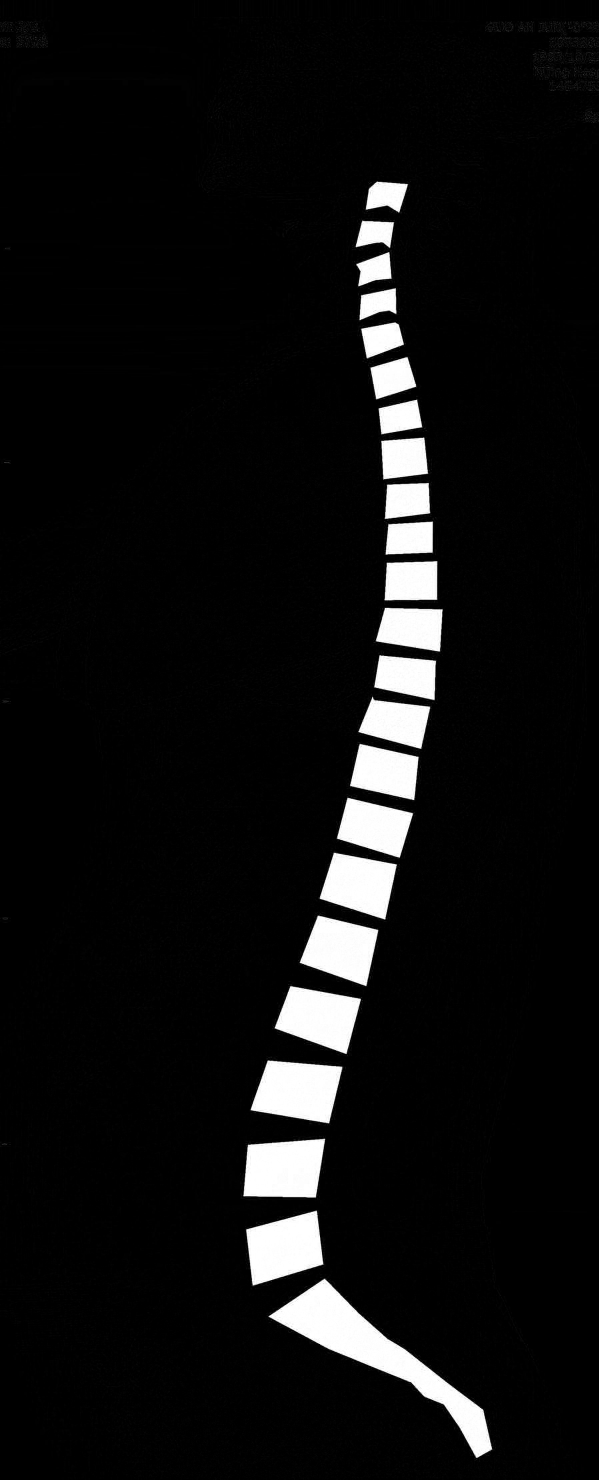
#> input picture saggital/0_label.jpg, 1797 x 4438 px, found by its file name (shown at 1/3 size); its folder holds only this picture in this run
$ python sagittal_plane_cobb.py
#> lines starting #> are read from the running program, lines starting #| are printed output that depends on the picture; after the words box and inside, x2 and y2 are one past the last pixel; in counts of white or black regions, pixels touching at a corner belong together
import cv2 as cv
import os
import numpy as np
from tqdm import tqdm
from math import sqrt
from math import atan
import math

img_dir = ".\saggital"
img_list = os.listdir(img_dir)
print(img_list)
output = ".\\test2"

yellow = (0, 255, 255)
red = (0, 0, 255)
green = (0, 255, 0)
blue = (255, 0, 0)
font = cv.FONT_HERSHEY_COMPLEX
name_list = ['L5', 'L4', 'L3', 'L2', 'L1', 'T12', 'T11', 'T10', 'T9', 'T8', 'T7', 'T6', 'T5', 'T4', 'T3', 'T2', 'T1',
             'C7', 'C6', 'C5', 'C4', 'C3', 'C2', 'C1']
id_t2 = 8
id_t5 = 11
id_t10 = 16
id_l2 = 20

for item in tqdm(img_list):
    file = os.path.join(img_dir, item)
    output_file = os.path.join(output, item)

    im = cv.imread(file)
#> im is the input picture: shape (4438, 1797, 3); min 0, max 255, mean 17
    imgray = cv.cvtColor(im, cv.COLOR_BGR2GRAY)
    ret, thresh = cv.threshold(imgray, 100, 255, 0)
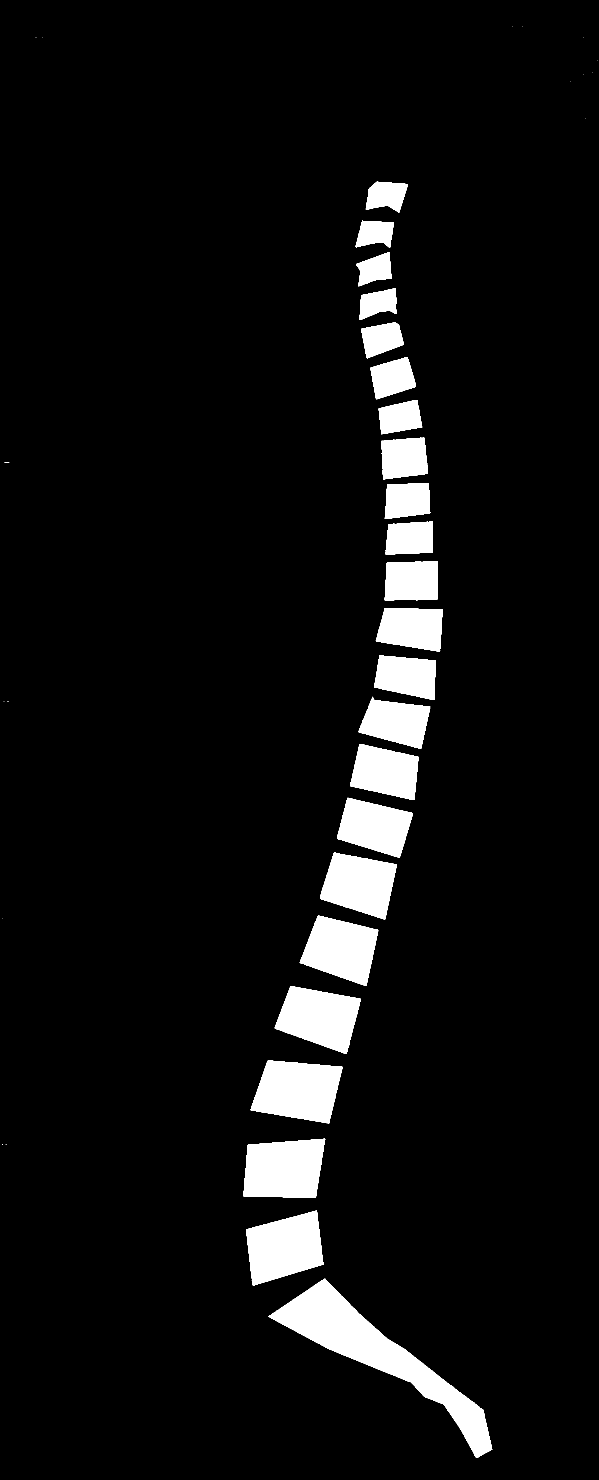
#> thresh: shape (4438, 1797) (shown at 1/3 size); 6.5% white; 39 white regions (16 under 20 px)
    contours, hierarchy = cv.findContours(thresh, cv.RETR_TREE, cv.CHAIN_APPROX_SIMPLE)
#> contours = 39 contours, 16 with area under 20; largest, box (x1, y1, x2, y2) and area: (806, 3836, 1477, 4374) 76496, (752, 3181, 1027, 3370) 37844, (730, 3416, 976, 3593) 36760, (738, 3632, 971, 3856) 36024, (824, 2958, 1083, 3162) 33687

    # 筛选出真正的椎骨
    # 面积过小的不要，最后一个不要
    rect_list = []
    final_contour_info = []
    final_contour = []
    for index in range(len(contours)):
        contour = contours[index]
        area = cv.contourArea(contour)
        if 2000 < area < 40000:
            # print(area)
            M = cv.moments(contour)
            cX = int(M["m10"] / M["m00"])
            cY = int(M["m01"] / M["m00"])
            center = (cX, cY)
            contour_info = {'center': center, 'contour': contour}
            final_contour_info.append(contour_info)
#> this loop made 39 passes
#> (area, cX, cY) on passes 2, 5, 6, 7, 9, 10, 11, 12: (36024, 852, 3742), (36759.5, 851, 3506), (37844.5, 893, 3271), (33687, 957, 3052), (32005.5, 1022, 2847), (30969, 1078, 2652), (26408.5, 1124, 2480), (24363.5, 1156, 2315)
#> after the loop, final_contour_info = 22 items

    # 倒序所有轮廓，并去除最下面的轮廓
    sort_contours = final_contour_info.copy()
#> sort_contours = 22 items
    sort_contours.sort(key=lambda x: x['center'][1], reverse=True)
    # sort_contours = sort_contours[1:]
    # print(len(sort_contours))

    # 将所有脊柱块命名
    new_vertebra = []
    for id in range(len(sort_contours)):
        # 画出轮廓信息和名字
        cv.drawContours(im, sort_contours[id]['contour'], -1, green, 5)
        center = (sort_contours[id]['center'][0] - 50, sort_contours[id]['center'][1])
        im = cv.putText(im, str(name_list[id]), center, cv.FONT_HERSHEY_SIMPLEX, 2, blue, 3)

        # 计算脊柱块的四个点
        cnt = sort_contours[id]['contour']
        approx = cv.approxPolyDP(cnt, 0.009 * cv.arcLength(cnt, True), True)
        n = approx.ravel()  # 变为一维数组
        points = []
        # 都只存四个点
        for i in range(8):
            if i % 2 == 0:
                point = (n[i], n[i + 1])
                points.append(point)
        points.sort(key=lambda x: x[1])  # 四个点按照上下排序
        vertebra = {'name': name_list[id], 'center': sort_contours[id]['center'], 'points': points,
                    'contour': sort_contours[id]['contour']}
        new_vertebra.append(vertebra)
#> this loop made 22 passes
#> (center, n) on passes 1 to 7: ((802, 3742), [950, 3632, 738, 3689, 758, 3855, 970, 3792]), ((801, 3506), [975, 3417, 744, 3434, 730, 3588, 946, 3592]), ((843, 3271), [804, 3181, 752, 3330, 987, 3369, 1026, 3200]), ((907, 3052), [872, 2958, 824, 3084, 1039, 3161, 1082, 2997]), ((972, 2847), [954, 2747, 899, 2887, 1098, 2957, 1134, 2790]), ((1028, 2652), [1000, 2559, 960, 2696, 1154, 2758, 1190, 2593]), ((1074, 2480), [1043, 2393, 1011, 2515, 1199, 2572, 1238, 2440])
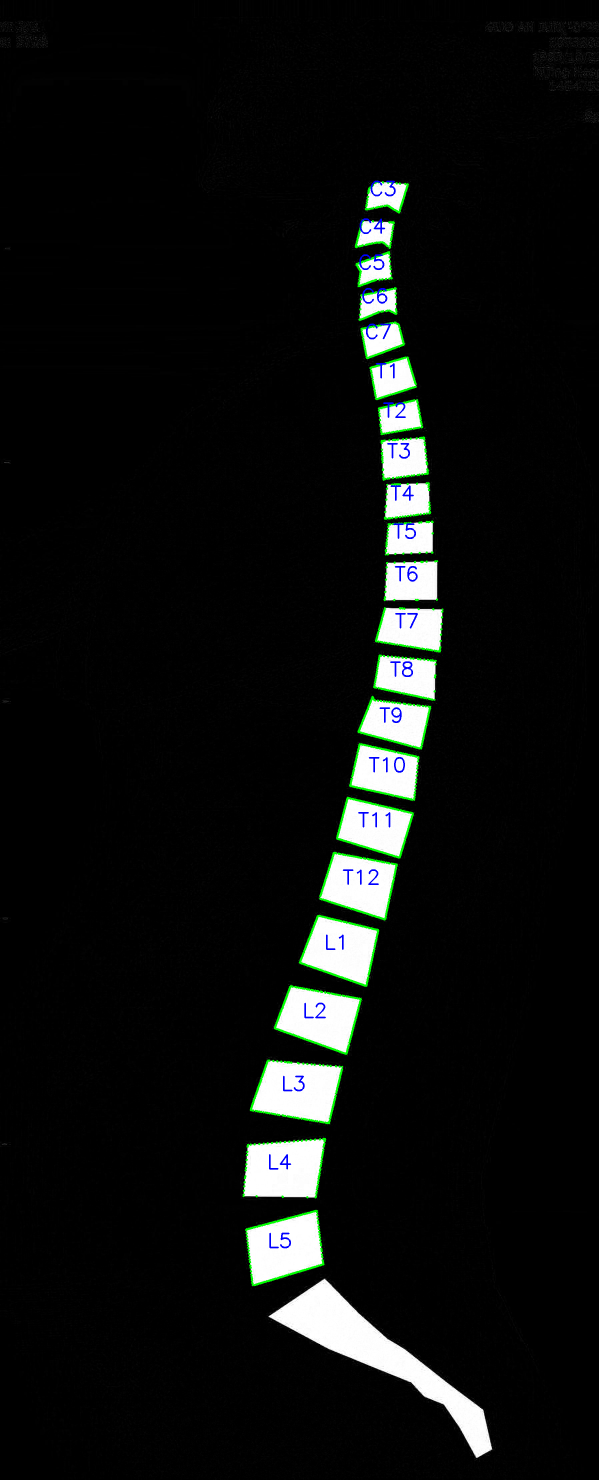
#> im: shape (4438, 1797, 3) (shown at 1/3 size); mean B, G, R 16, 17.3, 15.4
#> after the loop, new_vertebra = 22 items

    calculate_vertebra = []
    for item in new_vertebra:
        if item['name'] == 'T2' or item['name'] == 'T5' or item['name'] == 'T10' or item['name'] == 'L2':
            points = item['points']
            up_slope = (points[0][1] - points[1][1]) / (points[0][0] - points[1][0])
            down_slope = (points[2][1] - points[3][1]) / (points[2][0] - points[3][0])
            cal = {'name': item['name'], 'up_slope': up_slope, 'down_slope': down_slope, 'points':points}
            calculate_vertebra.append(cal)
#> this loop made 22 passes
#> (points, up_slope, down_slope) on passes 4, 8, 13, 16: ([(872, 2958), (1082, 2997), (824, 3084), (1039, 3161)], 0.186, 0.358), ([(1079, 2232), (1255, 2271), (1050, 2357), (1242, 2399)], 0.222, 0.219), ([(1298, 1566), (1165, 1572), (1296, 1658), (1157, 1663)], -0.0451, -0.036), ([(1251, 1200), (1136, 1225), (1266, 1281), (1144, 1302)], -0.217, -0.172)
#> after the loop, calculate_vertebra = 4 items
    k1 = 0
    k2 = 0
    k3 = 0
    k4 = 0
    putpoint0 = (0, 0)
    putpoint1 = (0, 0)
    for item in calculate_vertebra:
        if item['name'] == 'T2':
            k1 = item['up_slope']
            cv.line(im, item['points'][0], item['points'][1], red, 20)
            putpoint0 = ( item['points'][0][0]-600, item['points'][0][1])
        if item['name'] == 'T5':
            k2 = item['down_slope']
            cv.line(im, item['points'][2], item['points'][3], red, 20)
        if item['name'] == 'T10':
            k3 = item['up_slope']
            cv.line(im, item['points'][0], item['points'][1], green, 20)
            putpoint1 = (item['points'][0][0] - 600, item['points'][0][1])
        if item['name'] == 'L2':
            k4 = item['down_slope']
            cv.line(im, item['points'][2], item['points'][3], green, 20)
#> this loop made 4 passes
#> (k3, putpoint1) on pass 2: (0.222, (479, 2232))

    cobb1 = math.degrees(atan(abs((k2 - k1) / (1 + k1 * k2))))
#> cobb1 = 10.2
    cobb2 = math.degrees(atan(abs((k3 - k4) / (1 + k3 * k4))))
#> cobb2 = 7.21
    im = cv.putText(im, str(round(cobb1, 2)),putpoint0, cv.FONT_HERSHEY_SIMPLEX, 4,
                    red, 5)
    im = cv.putText(im, str(round(cobb2, 2)), putpoint1, cv.FONT_HERSHEY_SIMPLEX, 4,
                    green, 5)
    cv.imwrite(output_file, im)

$ run again, on saggital/4_label.jpg
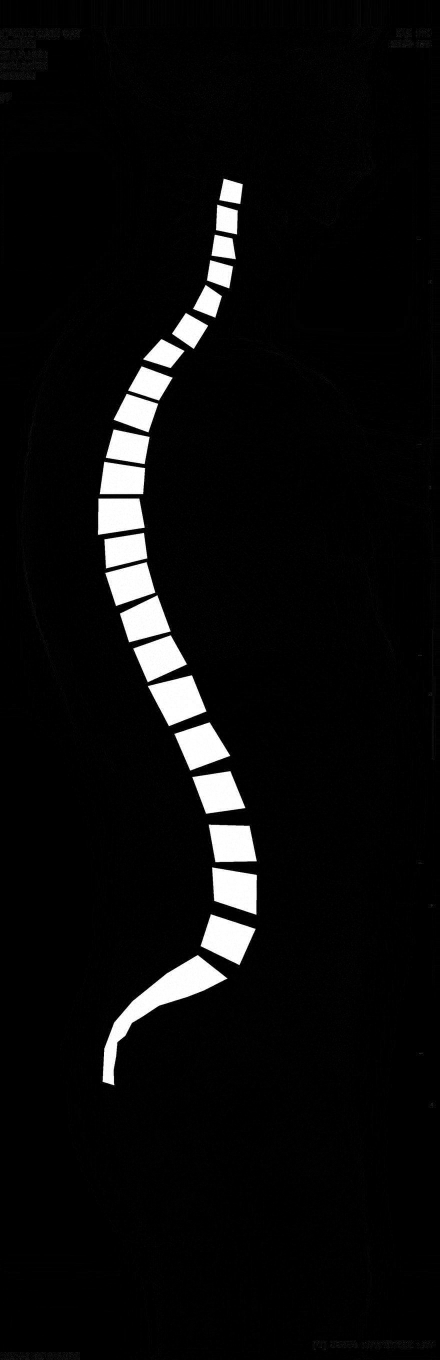
#> input picture saggital/4_label.jpg, 1757 x 5440 px, found by its file name (shown at 1/4 size)
#> im is the input picture: shape (5440, 1757, 3); min 0, max 255, mean 12.5
#> `ret, thresh = cv.threshold(imgray, 100, 255, 0)`:
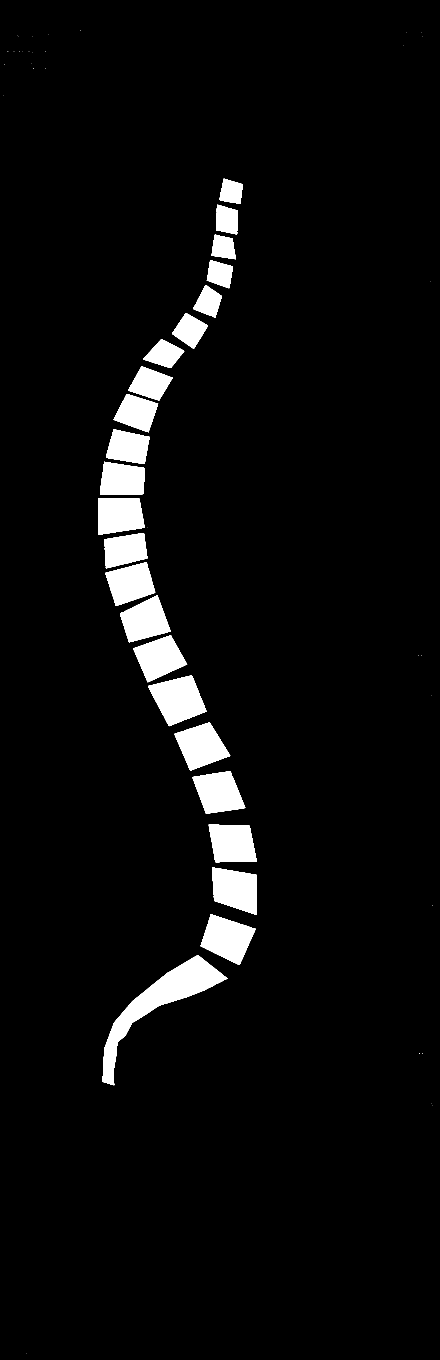
#> thresh: shape (5440, 1757) (shown at 1/4 size); 4.7% white; 55 white regions (32 under 20 px)
#> contours = 55 contours, 32 with area under 20; largest, box (x1, y1, x2, y2) and area: (410, 3821, 910, 4341) 55060, (592, 2701, 826, 2905) 28448, (802, 3657, 1023, 3860) 26208, (848, 3470, 1028, 3660) 25222, (697, 2890, 921, 3082) 24860
#> the loop `for index in range(len(contours)):` made 55 passes
#> (area, cX, cY) on passes 7, 9, 10, 11, 12, 14, 17, 18: (26207.5, 908, 3753), (25222.5, 941, 3557), (23867, 929, 3373), (23991.5, 873, 3169), (24860.5, 804, 2984), (28448, 712, 2797), (23049, 637, 2631), (23004.5, 579, 2481)
#> after the loop `for index in range(len(contours)):`: final_contour_info = 22 items
#> the loop `for id in range(len(sort_contours)):` made 22 passes
#> (center, n) on passes 1 to 7: ((858, 3753), [843, 3657, 803, 3785, 957, 3859, 1022, 3716]), ((891, 3557), [848, 3470, 856, 3602, 1024, 3659, 1027, 3501]), ((879, 3373), [835, 3298, 862, 3448, 1026, 3444, 998, 3303]), ((823, 3169), [921, 3085, 769, 3108, 824, 3254, 980, 3231]), ((754, 2984), [839, 2890, 697, 2936, 761, 3081, 920, 3023]), ((662, 2797), [767, 2701, 592, 2744, 676, 2904, 825, 2845]), ((587, 2631), [684, 2542, 532, 2594, 591, 2729, 748, 2656])
#> after the loop `for id in range(len(sort_contours)):`:
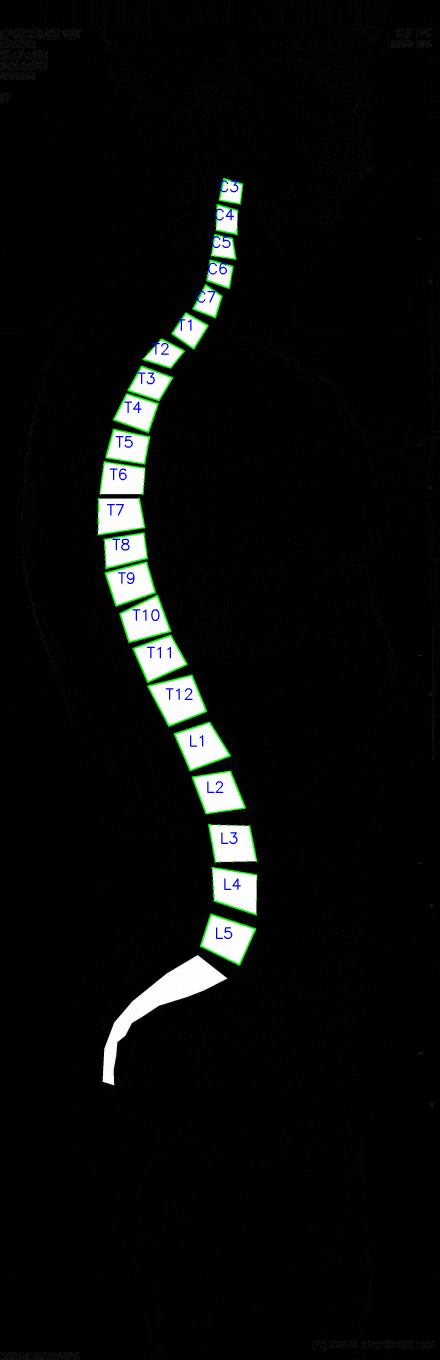
#> im: shape (5440, 1757, 3) (shown at 1/4 size); mean B, G, R 11.7, 12.8, 11.2
#> the loop `for item in new_vertebra:` made 22 passes
#> (points, up_slope, down_slope) on passes 4, 8, 13, 16: ([(921, 3085), (769, 3108), (980, 3231), (824, 3254)], -0.151, -0.147), ([(629, 2381), (480, 2454), (682, 2525), (516, 2568)], -0.49, -0.259), ([(455, 1717), (598, 1748), (424, 1831), (578, 1855)], 0.217, 0.156), ([(644, 1357), (736, 1404), (573, 1437), (683, 1471)], 0.511, 0.309)
#> after the loop `for item in new_vertebra:`: calculate_vertebra = 4 items
#> the loop `for item in calculate_vertebra:` made 4 passes
#> (k3, putpoint1) on pass 2: (-0.49, (29, 2381))
#> cobb1 = 18.2
#> cobb2 = 17.71
